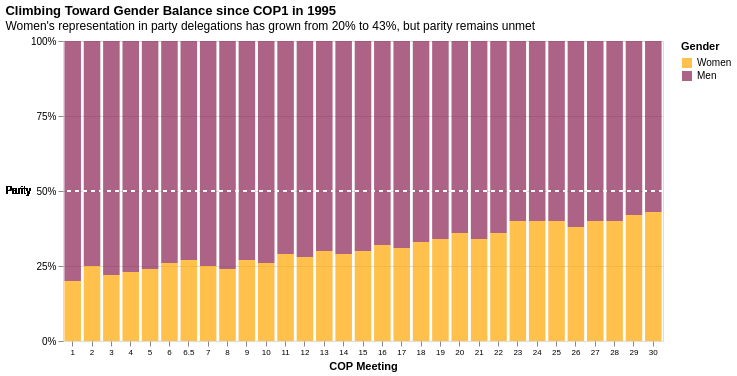

This figure's Vega-Lite source:
### Vega-Lite specification from a JSON file in a GitHub repository (floating-point values rounded to 4 significant figures)
{"$schema": "https://vega.github.io/schema/vega-lite/v6.json", "width": 600, "title": {"text": "Climbing Toward Gender Balance since COP1 in 1995", "subtitle": "Women's representation in party delegations has grown from 20% to 43%, but parity remains unmet", "anchor": "start"}, "data": {"values": [{"COP": 1, "Gender": "Women", "Percentage": 20}, {"COP": 1, "Gender": "Men", "Percentage": 80}, {"COP": 2, "Gender": "Women", "Percentage": 25}, {"COP": 2, "Gender": "Men", "Percentage": 75}, {"COP": 3, "Gender": "Women", "Percentage": 22}, {"COP": 3, "Gender": "Men", "Percentage": 78}, {"COP": 4, "Gender": "Women", "Percentage": 23}, {"COP": 4, "Gender": "Men", "Percentage": 77}, {"COP": 5, "Gender": "Women", "Percentage": 24}, {"COP": 5, "Gender": "Men", "Percentage": 76}, {"COP": 6, "Gender": "Women", "Percentage": 26}, {"COP": 6, "Gender": "Men", "Percentage": 74}, {"COP": 6.5, "Gender": "Women", "Percentage": 27}, {"COP": 6.5, "Gender": "Men", "Percentage": 73}, {"COP": 7, "Gender": "Women", "Percentage": 25}, {"COP": 7, "Gender": "Men", "Percentage": 75}, {"COP": 8, "Gender": "Women", "Percentage": 24}, {"COP": 8, "Gender": "Men", "Percentage": 76}, {"COP": 9, "Gender": "Women", "Percentage": 27}, {"COP": 9, "Gender": "Men", "Percentage": 73}, {"COP": 10, "Gender": "Women", "Percentage": 26}, {"COP": 10, "Gender": "Men", "Percentage": 74}, {"COP": 11, "Gender": "Women", "Percentage": 29}, {"COP": 11, "Gender": "Men", "Percentage": 71}, {"COP": 12, "Gender": "Women", "Percentage": 28}, {"COP": 12, "Gender": "Men", "Percentage": 72}, {"COP": 13, "Gender": "Women", "Percentage": 30}, {"COP": 13, "Gender": "Men", "Percentage": 70}, {"COP": 14, "Gender": "Women", "Percentage": 29}, {"COP": 14, "Gender": "Men", "Percentage": 71}, {"COP": 15, "Gender": "Women", "Percentage": 30}, {"COP": 15, "Gender": "Men", "Percentage": 70}, {"COP": 16, "Gender": "Women", "Percentage": 32}, {"COP": 16, "Gender": "Men", "Percentage": 68}, {"COP": 17, "Gender": "Women", "Percentage": 31}, {"COP": 17, "Gender": "Men", "Percentage": 69}, {"COP": 18, "Gender": "Women", "Percentage": 33}, {"COP": 18, "Gender": "Men", "Percentage": 67}, {"COP": 19, "Gender": "Women", "Percentage": 34}, {"COP": 19, "Gender": "Men", "Percentage": 66}, {"COP": 20, "Gender": "Women", "Percentage": 36}, {"COP": 20, "Gender": "Men", "Percentage": 64}, {"COP": 21, "Gender": "Women", "Percentage": 34}, {"COP": 21, "Gender": "Men", "Percentage": 66}, {"COP": 22, "Gender": "Women", "Percentage": 36}, {"COP": 22, "Gender": "Men", "Percentage": 64}, {"COP": 23, "Gender": "Women", "Percentage": 40}, {"COP": 23, "Gender": "Men", "Percentage": 60}, {"COP": 24, "Gender": "Women", "Percentage": 40}, {"COP": 24, "Gender": "Men", "Percentage": 60}, {"COP": 25, "Gender": "Women", "Percentage": 40}, {"COP": 25, "Gender": "Men", "Percentage": 60}, {"COP": 26, "Gender": "Women", "Percentage": 38}, {"COP": 26, "Gender": "Men", "Percentage": 62}, {"COP": 27, "Gender": "Women", "Percentage": 40}, {"COP": 27, "Gender": "Men", "Percentage": 60}, {"COP": 28, "Gender": "Women", "Percentage": 40}, {"COP": 28, "Gender": "Men", "Percentage": 60}, {"COP": 29, "Gender": "Women", "Percentage": 42}, {"COP": 29, "Gender": "Men", "Percentage": 58}, {"COP": 30, "Gender": "Women", "Percentage": 43}, {"COP": 30, "Gender": "Men", "Percentage": 57}]}, "transform": [{"joinaggregate": [{"op": "max", "field": "Percentage", "as": "MenPercentage"}], "groupby": ["COP"]}, {"calculate": "100 - datum.MenPercentage", "as": "WomenPercentage"}], "layer": [{"mark": {"type": "bar", "opacity": 0.7, "width": {"band": 0.95}}, "encoding": {"x": {"field": "COP", "type": "ordinal", "axis": {"title": "COP Meeting", "domain": false, "labelAngle": 0, "values": [1, 2, 3, 4, 5, 6, 6.5, 7, 8, 9, 10, 11, 12, 13, 14, 15, 16, 17, 18, 19, 20, 21, 22, 23, 24, 25, 26, 27, 28, 29, 30], "labelOverlap": false, "labelFontSize": 8}}, "y": {"field": "Percentage", "type": "quantitative", "stack": "normalize", "axis": {"title": "", "domain": false, "format": "%", "values": [0, 0.25, 0.5, 0.75, 1], "labelOverlap": false}}, "color": {"field": "Gender", "type": "nominal", "scale": {"domain": ["Women", "Men"], "range": ["#FFA500", "#8B2252"]}, "legend": {"orient": "right"}}, "order": {"field": "Gender", "sort": "descending"}, "tooltip": [{"field": "MenPercentage", "title": "Men (%)", "type": "quantitative", "format": ".0f"}, {"field": "WomenPercentage", "title": "Women (%)", "type": "quantitative", "format": ".0f"}]}}, {"mark": {"type": "rule", "strokeDash": [4, 4], "color": "white", "strokeWidth": 2}, "encoding": {"y": {"datum": 0.5}}}, {"mark": {"type": "text", "align": "right", "dx": -32, "dy": 0, "fontSize": 10, "color": "black", "fontWeight": "lighter"}, "encoding": {"y": {"datum": 0.5}, "x": {"value": 0}, "text": {"value": "Parity"}}}], "config": {}}
